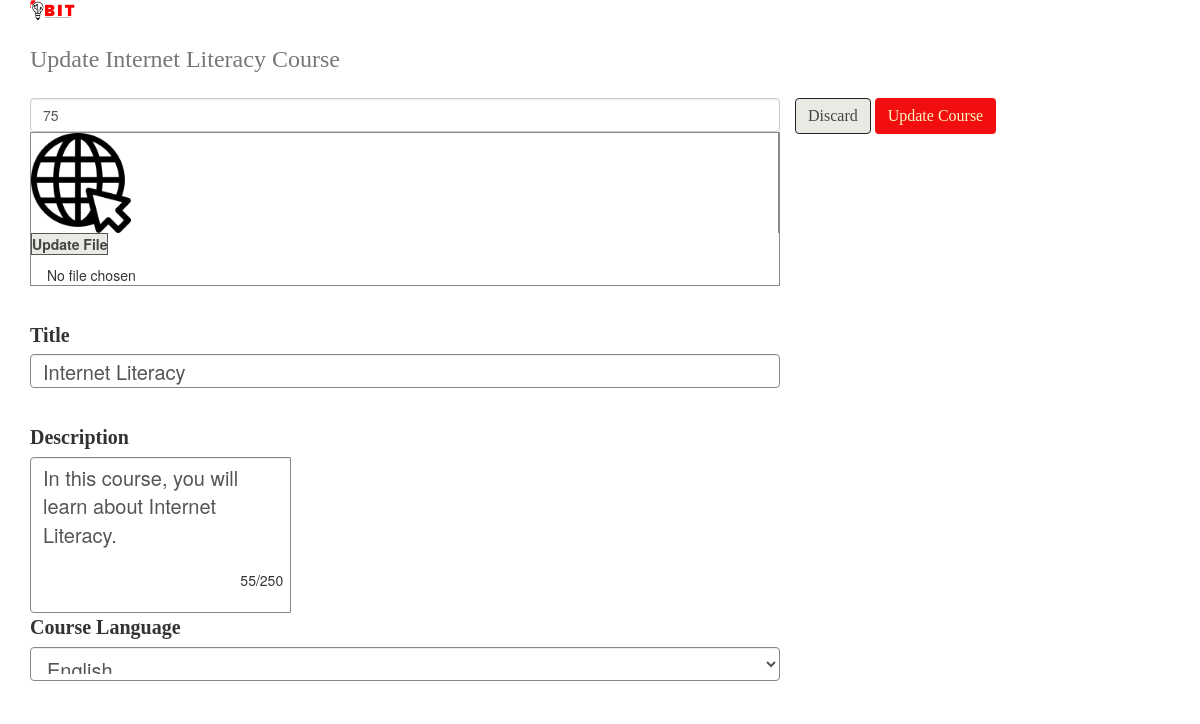
/admin/read/course/updateCourseUI.php?update_course_id=75 (signed in), run on the app's committed database.
### tables this page shows
CREATE TABLE "course_table" (
	"id"	INTEGER NOT NULL,
	"course_title"	TEXT,
	"course_desc"	TEXT,
	"course_icon"	TEXT,
	"course_lang_id"	INTEGER,
	PRIMARY KEY("id" AUTOINCREMENT)
);

### admin/category_includes/course_folder/edit_course/updateCourseDetails.php (the view, shortened to what this page needs)
<?php
  if(isset($_GET['update_course_id'])){
    $update_course_id = $_GET['update_course_id'];
    $select_course_id = $conn->prepare("SELECT * FROM course_table WHERE id = $update_course_id");
    $select_course_id->execute();
    $row = $select_course_id->fetch(PDO::FETCH_ASSOC);
    $course_id = $row['id'];
    $course_title = $row['course_title'];
    $course_desc = $row['course_desc'];
    $course_icon = $row['course_icon'];
    $course_desc_length = strlen($course_desc);
    ?>
<main style="min-height: 90%;" class="d-flex justify-content-center flex-column">
  <div class="d-flex align-items-center container" style="margin-bottom: 1.5rem;">
    <div style="width: 4.7rem; margin-bottom: .7rem; margin-right: 1rem;">
      <img src="../../assets/img/BIT TYP LOGO.png" width="100%" alt="">
    </div>
    <div class="h3 mb-3 font-med pt-1" style="color: #777;">Update <span class=""><?php echo $course_title; ?></span> Course</div>
  </div>
    <div class="container mt-2">
      <div class="row">
        <form action="" method="POST" enctype="multipart/form-data">
  <div class="col-md-8">
    <div>
      <input hidden type="number" class="form-control mb-3" name="course_id" value="<?php echo $course_id;?>" >
    </div>
      <div class="form-group mb-2">
        <div class="d-flex align-items-center rounded-3" style="border: 0.1rem solid #888;">
          <div class="w-25 d-flex align-items-center justify-content-center" style="border-right: 0.1rem solid #888;">
            <img src="../../../backend_storage/uploaded_icons/<?php echo $course_icon; ?>" width="100" class="p-3" alt="">
          </div>
          <div class="mx-5 mb-2">
            <label
              for="upload_file"
              class="rounded-pill bgc-gray-light px-3 py-1"
              style="border: #555 solid 0.1rem; cursor: pointer"
              >
              Update File
            </label>
            <input
              type="file"
              name="course_icon"
              id="upload_file"
              accept="image/*"
              />
            </div>
        </div>
      </div>
      <br />
      <div
        class="form-group d-flex align-items-center justify-content-center"
      >
        <label
          for="title"
          class="font-med"
          style="margin-right: 1rem; font-size: 20px"
          >Title</label
        >
        <input
          type="text"
          id="title"
          name="course_title"
          class="form-control text-capitalize"
          value="<?php echo $course_title; ?>"
          style="border: 0.1rem solid #888; font-size: 20px;"
        />
      </div>
      <br />
      <label
        for="description"
        class="font-med mb-2"
        style="margin-right: 1rem; font-size: 20px"
        >Description</label
      >
      <div
        class="input-group d-flex align-items-center justify-content-center position-relative"
      >
        <textarea
          name="course_description"
          id="message"
          cols="20"
          rows="5"
          class="form-control"
          style="border: 0.1rem solid #888; font-size: 20px; resize: none;"
          maxlength="250"
          onkeyup="countCharacters()"
        ><?php echo $course_desc; ?></textarea
        >
        <div class="counter">
          <span id="characterCount"><?php echo $course_desc_length; ?></span>/250
        </div>
      </div>
      <div class="form-group mt-2 mb-4">
        <label
          for="description"
          class="font-med mb-2"
          style="margin-right: 1rem; font-size: 20px"
          >Course Language</label
        >
        <select name="course_lang_id" id="" class="form-control" style="border: 0.1rem solid #888; font-size: 20px;">
          <?php
            $select_language = $conn->prepare("SELECT * FROM language_table");
            $select_language->execute();
            while($lang_row = $select_language->fetch(PDO::FETCH_ASSOC)){
              $language_id = $lang_row['id'];
              $language = $lang_row['language'];
              echo "<option value='$language_id'>$language</option>";
            }
          ?>
        </select>
      </div>
    </div>
      <div class="d-flex align-items-center justify-content-end w-100 mb-3">
        <a href="../../courses_display.php?language=all_languages" class="text-decoration-none">
          <div
          style="font-size: 16px; border: 1px solid #222;"
          class="btn bgc-gray-light font-med rounded-pill mx-3"
          >
            Discard
          </div>
        </a>
        <button
          type="submit"
          name="update_course"
          style="font-size: 16px"
          class="btn bgc-red-light font-med rounded-pill "
        >
          Update Course
        </button>
      </div>
    </form>
      </div>
    </div>
  </main>
  <?php }
?>

### admin/assets/css/add_course.css (style rules this page uses)
.counter { position: absolute; bottom: 15%; right: 3%; z-index: 200; overflow: hidden; }
input[type="file"] { background: transparent; outline: none; }

### admin/assets/css/general_styles.css (style rules this page uses)
.font-med { font-family: PoppinsMed; }
:root { --bgc-dark: #000; --bgc-red: #850000; --bgc-red-light: #f20e0e; --bgc-tan: #FFDB89; --bgc-light: #FFF6C3; --bgc-gray: #c2beaa; --bgc-gray-light: #eaeae5; --bgc-success: #e0f7dc; --text-dark: #000; --text-red: #850000; --text-red-light: #f20e0e; --text-tan: #FFDB89; --text-light: #FFF6C3; --text-primary: #2457b6; --text-success: #ddf5d9; }
html { --scrollbarBG: transparent; --thumbBG: transparent; }
body { scrollbar-width: thin; scrollbar-color: var(--thumbBG) var(--scrollbarBG); }
.bgc-red-light { background: var(--bgc-red-light); color: var(--text-light); }
.bgc-gray-light { background-color: var(--bgc-gray-light); color: #444; }

### admin/assets/css/add_video.css (style rules this page uses)
.btn { font-size: 22px; }

### admin/assets/css/admin_home.css (style rules this page uses)
.btn { font-size: 22px; }

### admin/assets/css/course_display.css (style rules this page uses)
.btn { font-size: 22px; }

### data on the page
course_table: course_title "Internet Literacy", course_id "75", course_icon (picture), course_description "In this course, you will learn about Internet Literacy.", course_desc "55"

### other printed values
form field course_lang_id "English"
